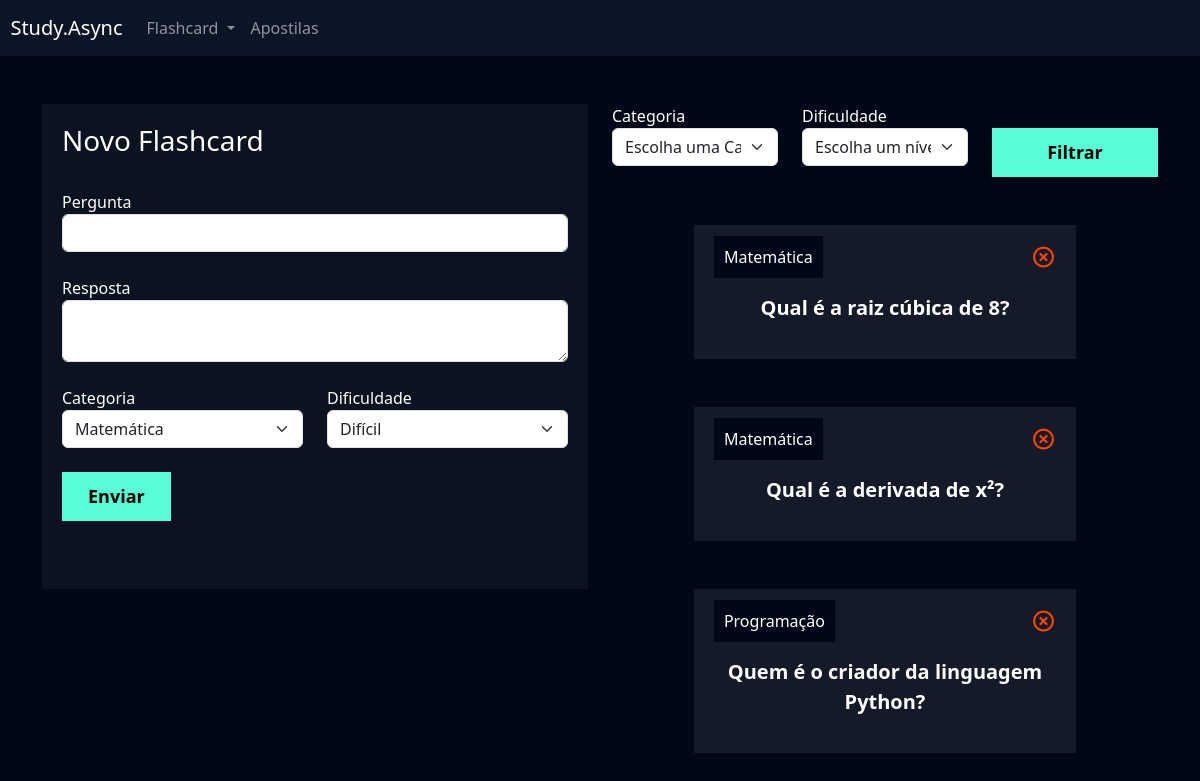
Screenshot of /flashcard/novo_flashcard/ (signed in) with the database file from the repository.
### flashcard/models.py (models this page shows, shortened)
class Flashcard(models.Model):
    DIFICULDADE_CHOICES = (('D', 'Difícil'), ('M', 'Médio'), ('F', 'Fácil'))
    user = models.ForeignKey(User, on_delete=models.DO_NOTHING)
    pergunta = models.CharField(max_length=100)
    resposta = models.TextField()
    categoria = models.ForeignKey(Categoria, on_delete=models.DO_NOTHING)
    dificuldade = models.CharField(max_length=1, choices=DIFICULDADE_CHOICES)

class Categoria(models.Model):
    nome = models.CharField(max_length=20)
    def __str__(self):
        return self.nome

### flashcard/views.py (the view, shortened to what this page needs)
# urls.py: path('novo_flashcard/', views.novo_flashcard, name='novo_flashcard'),
def novo_flashcard(request):
    if not request.user.is_authenticated:
        return redirect('/usuarios/logar')
    if request.method == 'GET':
        categorias = Categoria.objects.all()
        dificuldades = Flashcard.DIFICULDADE_CHOICES
        flashcards = Flashcard.objects.filter(user=request.user)
        categoria_filtrar = request.GET.get('categoria')
        dificuldade_filtrar = request.GET.get('dificuldade')
        if categoria_filtrar:
            flashcards = flashcards.filter(categoria__id=categoria_filtrar)
        if dificuldade_filtrar:
            flashcards = flashcards.filter(dificuldade=dificuldade_filtrar)
        return render(request, 'novo_flashcard.html', {'categorias':categorias,
                                                       'dificuldades':dificuldades,
                                                       'flashcards':flashcards})
    elif request.method == 'POST':
        pergunta = request.POST.get('pergunta')
        resposta = request.POST.get('resposta')
        categoria = request.POST.get('categoria')
        dificuldade = request.POST.get('dificuldade')

### flashcard/templates/novo_flashcard.html (shortened to what this page needs)
{% extends "base.html" %}
{% load static %}
{% block 'cabecalho' %}
    <link href="{% static 'usuarios/css/cadastro.css' %}" rel="stylesheet">
    <link href='https://unpkg.com/boxicons@2.1.4/css/boxicons.min.css' rel='stylesheet'>
    <link href="{% static 'flashcard/css/novo_flashcard.css' %}" rel="stylesheet">
{% endblock 'cabecalho' %}
{% block 'conteudo' %}
    {% include "partials/header.html" %}
    <div class="container">
        <br>
        <br>
        <div class="row">
            <div class="col-md">
                <div class="box-form">
                    <form action="{% url 'novo_flashcard' %}" method="POST"> {% csrf_token %}
                        <h3>Novo Flashcard</h3>
                        <br>
                        <label>Pergunta</label>
                        <input type="text" class="form-control" name="pergunta">
                        <br>
                        <label>Resposta</label>
                        <textarea class="form-control" name="resposta"></textarea>
                        <br>
                        <div class="row">
                                <div class="col-md">
                                    <label for="">Categoria</label>
                                    <select class="form-select" name="categoria">
                                        {% for categoria in categorias %}
                                            <option value="{{categoria.id}}">{{categoria.nome}}</option>
                                        {% endfor %}
                                    </select>
                                </div>
                                <div class="col-md">
                                    <label for="">Dificuldade</label>
                                    <select class="form-select" name="dificuldade">
                                        {% for dificuldade in dificuldades %}
                                            <option value="{{dificuldade.0}}">{{dificuldade.1}}</option>
                                        {% endfor %}
                                    </select>
                                </div>
                        </div>
                        <br>
                        <input type="submit" value="Enviar" class="btn-cadastro">
                        <br>
                        <br>
                        <br>
                    </form>
                </div>
            </div>
            <div class="col-md">
                <form action="{% url 'novo_flashcard' %}" method="GET">
                    <div class="row">
                        <div class="col-md">
                            <label for="">Categoria</label>
                            <select name="categoria" id="" class="form-select">
                                <option value="">Escolha uma Categoria</option>
                            </select>
                        </div>
                        <div class="col-md">
                            <label for="">Dificuldade</label>
                            <select name="dificuldade" id="" class="form-select">
                                <option value="">Escolha um nível de dificuldade</option>
                            </select>
                        </div>
                        <div class="col-md">
                            <br>
                            <input type="submit" style="width: 100%" value="Filtrar" class="btn-cadastro">
                        </div>
                    </div>
                </form>
                <br>
                <br>
                {% for flash in flashcards %}
                    <div class="box-new-flashcard" onclick="flip_card({{flash.id}})">
                        <div class="flashcard">
                            <div class="flashcard-categoria">
                                {{flash.categoria}}
                            </div>
                            <a href="{% url 'deletar_flashcard' flash.id %}"><i class='icone-exit bx bx-x-circle'></i></a>                            <br>
                            <br>
                            <div class="flashcard-box-item">
                                <p class="flashcard-item">{{flash.pergunta}}</p>
                            </div>
                        </div>
                    </div>
                    <br>
                    <br>
                {% endfor %}
            </div>
        </div>
    </div>
{% endblock 'conteudo' %}

### templates/static/geral/css/base.css (style rules this page uses)
:root { --main-color: #0b1526; --dark-color: #000716; --secondary-dark-color: rgb(15, 2, 26); --light-color: #00c1f3; --contrast-color: #f4c96b; --differential-color: #58fcd5; }
body { background-color: var(--dark-color) !important; color: white !important; }

### templates/static/usuarios/css/cadastro.css (style rules this page uses)
* { margin: 0; padding: 0; }
.box-form { padding: 20px; background-color: rgba(217,217,217, .05); color: white !important; }
.btn-cadastro { padding: 10px; background-color: #58fcd5; border: none; border: 1px solid #58fcd5; font-size: 18px; font-weight: bold; padding-left: 25px; padding-right: 25px; }

### templates/static/flashcard/css/novo_flashcard.css (style rules this page uses)
.box-new-flashcard { width: 70%; margin: auto; }
.flashcard { background-color: rgba(255, 255, 255, .08); padding: 20px; }
.flashcard-box-item { text-align: center; }
.flashcard p { font-size: 20px; font-weight: bold; cursor: pointer; }
.flashcard-categoria { background-color: var(--dark-color); display: inline; padding: 10px; }
.icone-exit { float: right; font-size: 25px; color: orangered; }

### rows the page displays
Flashcard: categoria "Matemática", pergunta "Qual é a raiz cúbica de 8?"
Flashcard: categoria "Matemática", pergunta "Qual é a derivada de x²?"
Flashcard: categoria "Programação", pergunta "Quem é o criador da linguagem Python?"

### other values shown
form field categoria "Matemática"
form field dificuldade "Difícil"
